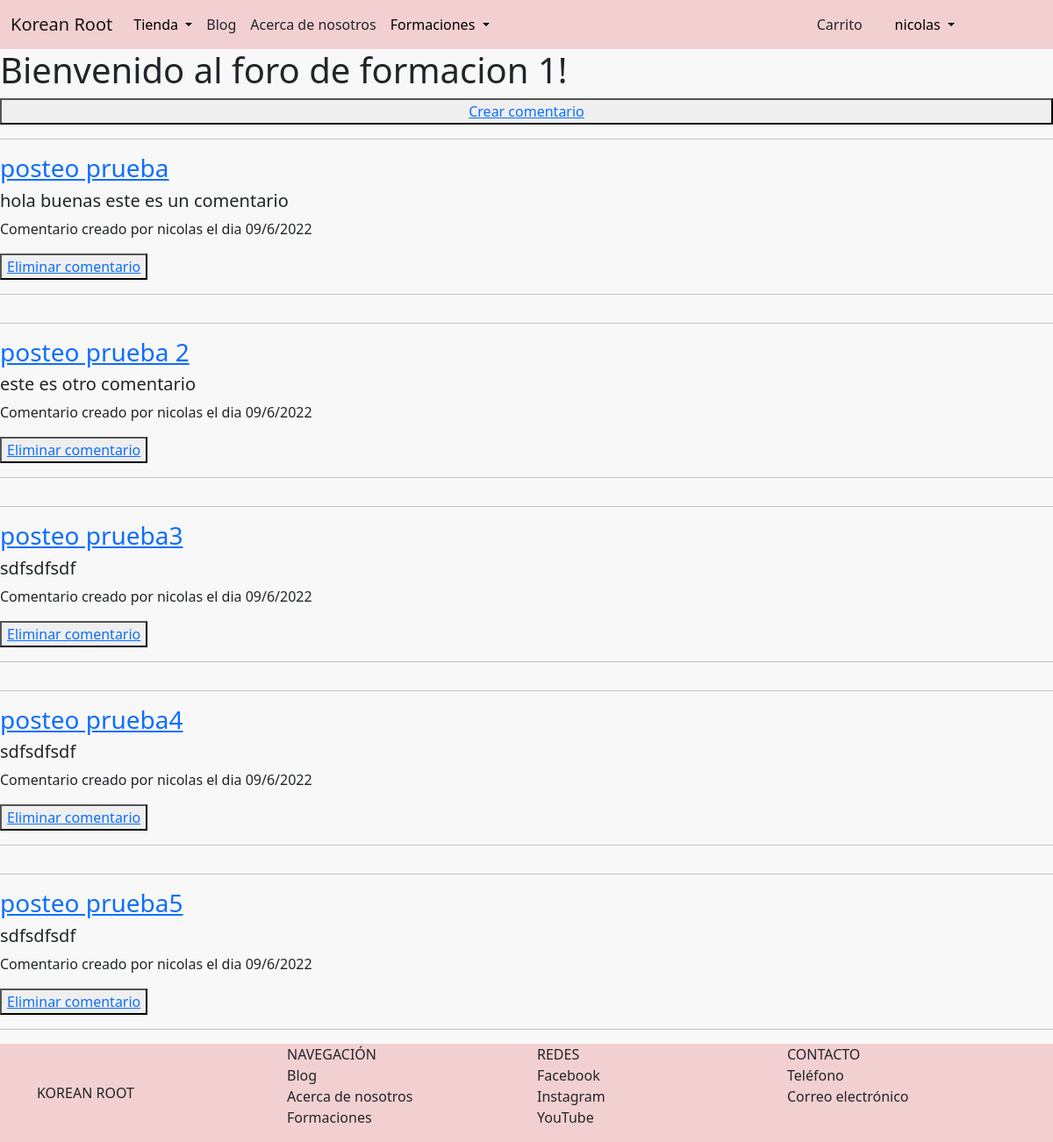
Page /capacitaciones/foro/1 (signed in) on the earlier database version.
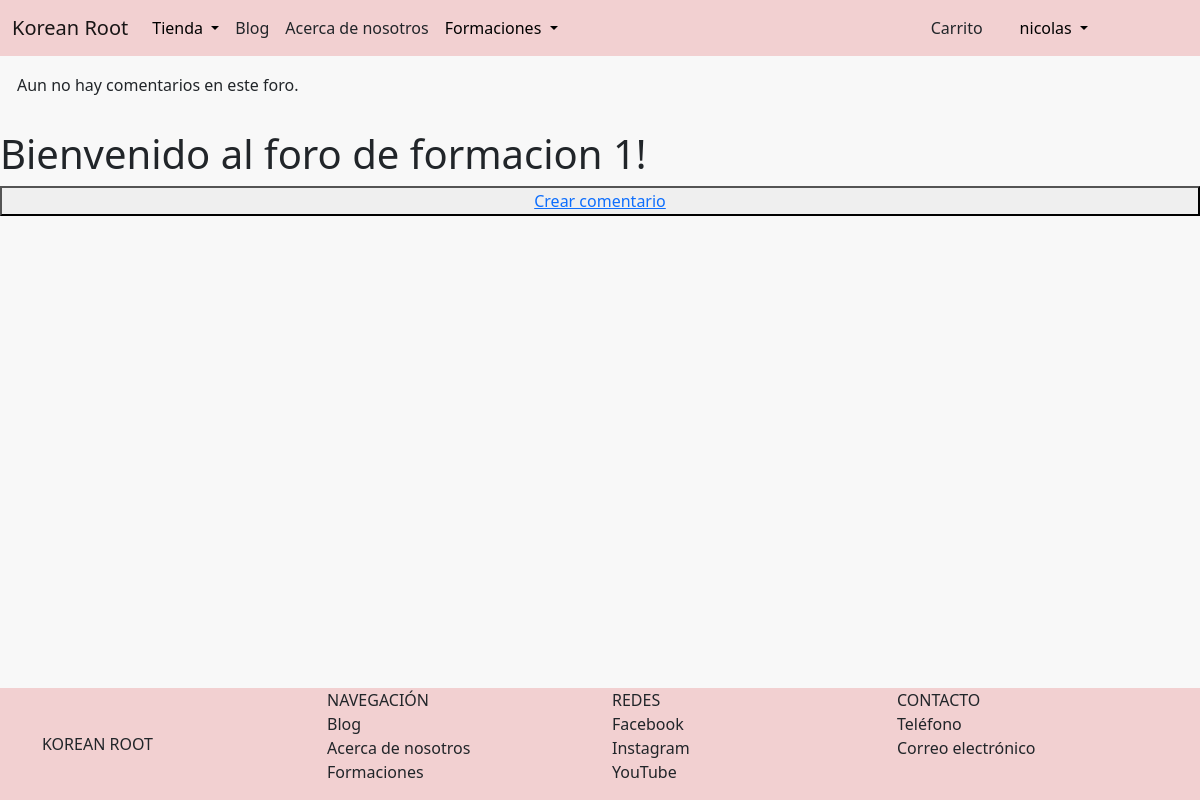
Same page on the later database version.
### AppCursos/models.py (models this page shows, shortened)
class ComentarioForo(models.Model):
    usuario = models.ForeignKey(User, on_delete=models.CASCADE)
    titulo = models.CharField(max_length=80)
    cuerpo = models.TextField()
    fecha = models.DateField(auto_now_add=True)
    curso = models.ForeignKey(Capacitacion, on_delete=models.CASCADE)

### AppCursos/views.py (the view)
# urls.py: path('foro/<id>', views.foro, name="foro"),
@login_required
def foro(request, id):
      usuario = request.user
      cursos_usuario = Capacitacion.objects.filter(operaciones__usuario_id=usuario.id)
      curso = Capacitacion.objects.get(id=id)
      if curso in cursos_usuario:
            comentarios = ComentarioForo.objects.filter(curso_id = curso.id)
            if not comentarios:
                  messages.error(request, 'Aun no hay comentarios en este foro.')
            return render(request, 'AppCursos/foro.html', {'comentarios': comentarios, 'curso': curso})
      else:
            messages.error(request, 'Solo puedes acceder a los foros de las formaciones que poseas.')
            return redirect('mis_capacitaciones')

### AppCursos/templates/AppCursos/foro.html
{% extends 'AppTienda/padre.html' %}
{% load static %}
{% block contenidoQueCambia %}
    <h1>Bienvenido al foro de {{curso.nombre}}!</h1>
    <button><a href="{% url 'cursos:nuevo_comentario' id=curso.id %}">Crear comentario</a></button>
    {% for comentario in comentarios %}
        <div>
            <hr>
            <h3><a href="{% url 'cursos:detalle_comentario' id=comentario.id %}">{{comentario.titulo}}</a></h3>
            <h5>{{comentario.cuerpo}}</h5>
            <p>Comentario creado por {{comentario.usuario}} el dia {{comentario.fecha|date:'d/n/Y'}}</p>
            {% if comentario.usuario == request.user %}
                <button><a href="{% url 'cursos:eliminar_comentario' id=comentario.id %}">Eliminar comentario</a></button>
            {% endif %}
            <hr>
        </div>
    {% endfor %}
{% endblock %}

### AppTienda/templates/AppTienda/padre.html (shortened to what the changed rows need)
<!doctype html>
<html lang="en">
  <head>
    {% load static %}
    <link href="https://cdn.jsdelivr.net/npm/bootstrap@5.1.3/dist/css/bootstrap.min.css" rel="stylesheet">
  </head>
  <body class="body">
        <nav class="navbar navbar-expand-sm navbar-light" style="background-color:rgb(242, 208, 209)">
            <div class="container">
            </div>
            {% if user.is_authenticated %}
              <div class="d-grid gap-2 d-sm-flex justify-content-end" style="width: 6rem; margin-right: 6rem;">
            {% endif %}
        </nav>
    {% if messages %}
        {% for mensaje in messages %}
            <div class="alert alert-{{ mensaje.tags }}">{{mensaje}}</div>
        {% endfor %}
    {% endif %}
    {% block contenidoQueCambia %}
    {% endblock %}
  <footer
  class="footer"
  >
    <div class="container">
    </div>
  </footer>
  </body>
</html>

Differences in the rows shown:
removed ComentarioForo: titulo "posteo prueba", cuerpo "hola buenas este es un comentario", usuario "nicolas", fecha "09/6/2022", shows "Eliminar comentario"
removed ComentarioForo: titulo "posteo prueba 2", cuerpo "este es otro comentario", usuario "nicolas", fecha "09/6/2022", shows "Eliminar comentario"
removed ComentarioForo: titulo "posteo prueba3", cuerpo "sdfsdfsdf", usuario "nicolas", fecha "09/6/2022", shows "Eliminar comentario"
removed ComentarioForo: titulo "posteo prueba4", cuerpo "sdfsdfsdf", usuario "nicolas", fecha "09/6/2022", shows "Eliminar comentario"
removed ComentarioForo: titulo "posteo prueba5", cuerpo "sdfsdfsdf", usuario "nicolas", fecha "09/6/2022", shows "Eliminar comentario"
Other differences:
new list line: "Aun no hay comentarios en este foro."
